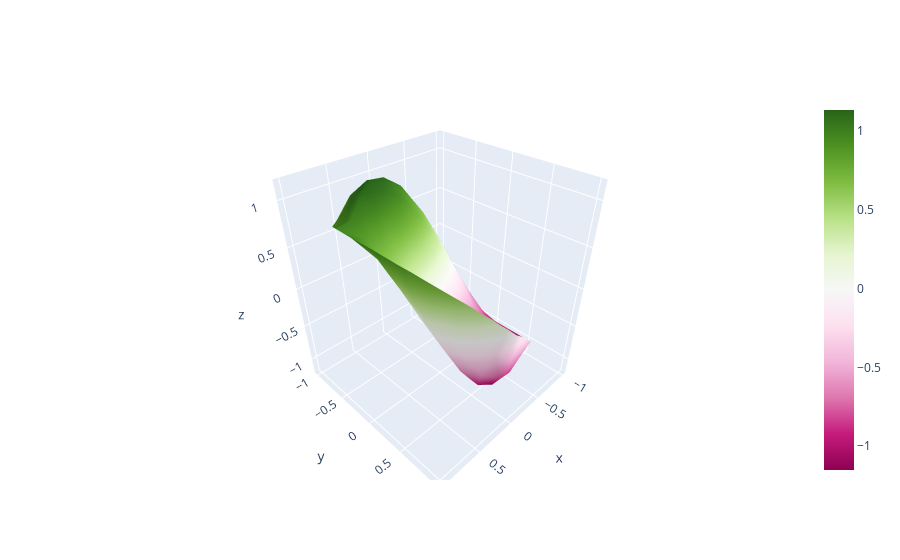

The notebook cell this image was saved under:
### Code cell
plot_data = [
    plotly.graph_objects.Mesh3d(
                                x=global_x, 
                                y=global_y,
                                z=global_z,
                                intensity=global_z
                                )        
    ]
fig = plotly.graph_objects.Figure(data=plot_data)
fig.update_layout()

### Figure 1 — Plotly figure (JSON) as saved in the notebook; plotly's stock layout.template omitted (floating-point values rounded to 4 significant figures; data arrays with more than 128 entries replaced by an {"elided": "..."} marker saying what was removed)
{"data": [{"intensity": {"elided": "948 float values"}, "type": "mesh3d", "x": {"elided": "948 float values"}, "y": {"elided": "948 float values"}, "z": {"elided": "948 float values"}}], "layout": {}}
